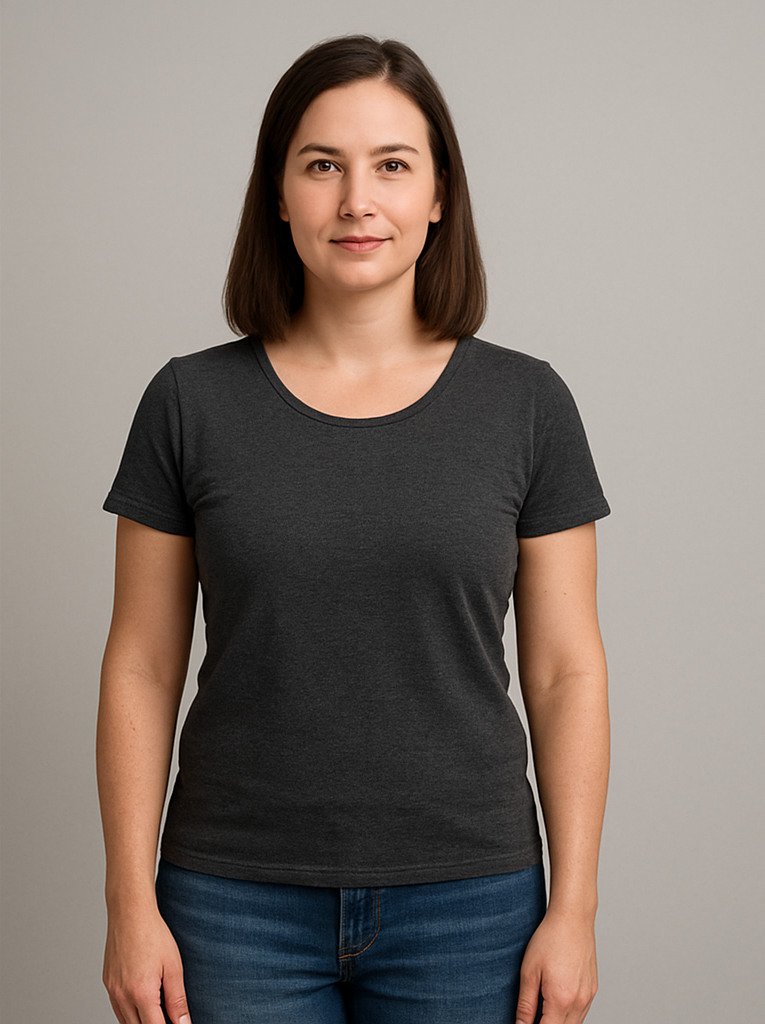
#> input picture media/form_photos/STUDENT5.png, 765 x 1024 px
$ python -i views.py   (imports and definitions only)
#> lines starting #> are read from the running program, lines starting #| are printed output that depends on the picture
#> further down, picture is the input picture: shape (1024, 765, 3); mean B, G, R 113.7, 120.7, 131.6
import os
import json
import numpy as np
from django.shortcuts import render, redirect
from django.conf import settings
from .models import Student
from .forms import StudentForm
import cv2
from django.http import JsonResponse

# Paths
# [1 line that did not run here, left out]
# [1 line that did not run here, left out]

LBPH_CONFIDENCE_THRESHOLD = 70.0  # Tune this

# ----------------- Helpers -----------------
# [8 lines left out: function read_image_from_path_or_file, not called in this run]

def detect_face_cascade(image):
    if image is None: return None
    gray = cv2.cvtColor(image, cv2.COLOR_BGR2GRAY)
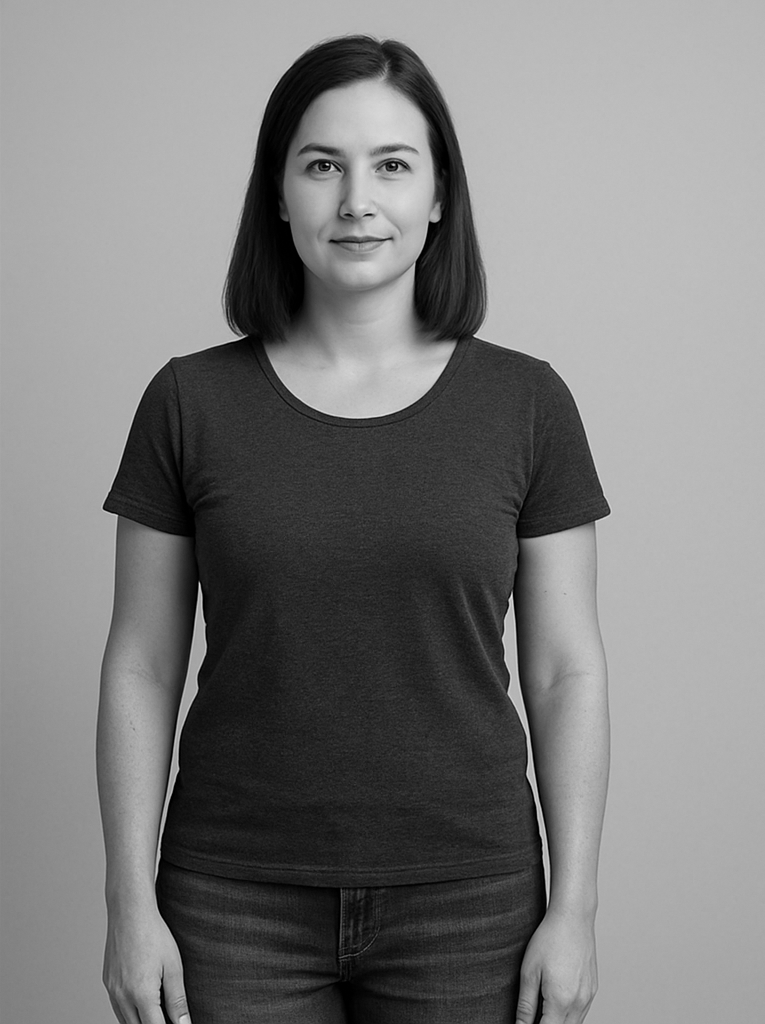
#> gray: shape (1024, 765); min 0, max 236, mean 123.2
    cascade_path = os.path.join(cv2.data.haarcascades, 'haarcascade_frontalface_default.xml')
    face_cascade = cv2.CascadeClassifier(cascade_path)
    faces = face_cascade.detectMultiScale(gray, 1.1, 4, minSize=(40,40))
#> faces = [[261, 90, 196, 196]]
    if len(faces)==0: return None
    x,y,w,h = faces[0]; face = gray[y:y+h, x:x+w]
#> after `x, y, w, h = faces[0]`: x = 261; y = 90; w = 196; h = 196
#> after `face = gray[y:y + h, x:x + w]`:
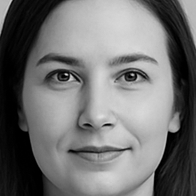
#> face: shape (196, 196); min 0, max 223, mean 113.8
    return cv2.resize(face, (160,160))

# [30 lines left out: functions train_recognizer, predict_face_with_recognizer, not called in this run]

# ----------------- Views -----------------
def students_list(request):
    return render(request, 'matches/students_list.html', {'students': Student.objects.all()})

# [65 lines left out: functions submit_student, upload_photos, delete_students, match_detail, not called in this run]

>>> import cv2
>>> picture = cv2.imread('../media/form_photos/STUDENT5.png')
>>> result = detect_face_cascade(picture)
